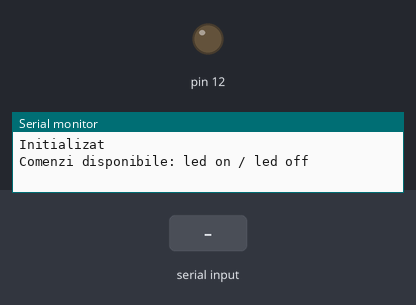
This program was run on a simulated Arduino Mega 2560, built with avr-gcc and run on an emulated ATmega2560. Shown: output pins drawn as LEDs (lit = HIGH), the last lines printed to the serial monitor. The inputs (shaded band) are chosen by the test bench.

Above: at 1.2 s.
1.3 s: "led on\n" received over Serial
At 2.4 s:
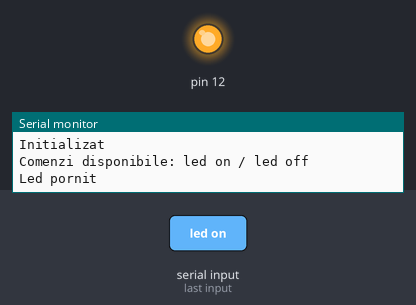
2.8 s: "led off\n" received over Serial
At 3.6 s:
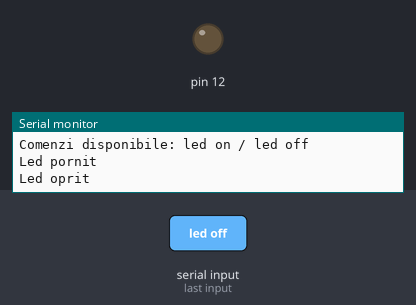
Timing chart, 0 to 5.8 s (numbered marks = the images above; inputs shaded):
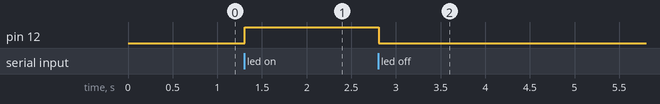

The program:

main.cpp
```cpp
#include <Arduino.h>
#include "uartStdio.h"
#include "ledClass.h"
// Created the led
Led led(12);
// Redirected the stream and wrote the starting message
void setup() {
  uart_stdio_init();
  printf("Initializat\n");
  printf("Comenzi disponibile: led on / led off\n");
}
// Took in from keyboard
// Format and remove any unneded characters
// Turn led on/off
void loop() {
  char comanda[20];
  scanf("%19[^\r\n]",comanda);
  int c;
  while ((c = getchar()) != '\n' && c != '\r' && c != EOF)
  {
  }
  int len = strlen(comanda);
  if (len > 0 && (comanda[len-1] == '\r' || comanda[len-1] == '\n'))
  {
    comanda[len-1] = '\0';
  }
  for (int j = 0; comanda[j]; j++)
  {
    comanda[j] = tolower(comanda[j]);
  }
  if(strcmp(comanda,"led on") == 0)
  {
    led.turnOn();
    printf("Led pornit \n");
  }
  else if(strcmp(comanda,"led off") == 0)
  {
    led.turnOff();
    printf("Led oprit\n");
  }
  else {
    printf("Comanda invalida\n");
  }
}
```

ledClass.cpp
```cpp
#include "ledClass.h"
//Constructor for Led class, initialises memberPin
//with the chosen pin, sets the pinMode, set the initial
// output to low and sets the logical state to off
Led::Led(int pin)
{
  this->memberPin = pin;
  pinMode(this->memberPin,OUTPUT);
  digitalWrite(this->memberPin,LOW);
  this->state = false;
}
//Checks if the led is on
bool Led::isOn()
{
  return this->state;
}
//Turns on the led, does nothing if already on
void Led::turnOn()
{
  if(!this->isOn())
  {
    digitalWrite(this->memberPin,HIGH);
    this->state = true;
  }
}
//Turns offf the led, does nothing if already off
void Led::turnOff()
{
  if(this->isOn())
  {
    digitalWrite(this->memberPin,LOW);
    this->state = false;
  }
}
//Inverses the led state
void Led::toggle()
{
  if(this->isOn())
  {
    this->turnOff();
  } else
  {
    this->turnOn();
  }
}
```

ledClass.h
```cpp
#ifndef LEDCLASS_H
#define LEDCLASS_H

#include <Arduino.h>

class Led {
  public:
    Led(int pin);
    void turnOn();
    void turnOff();
    void toggle();
    bool isOn();
  private:
    int memberPin;
    bool state;
};
#endif
```

uartStdio.cpp
```cpp
#include "uartStdio.h"

static FILE uartOut;
static FILE uartIn;


//Functie pentru redirectionarea stdout
int uart_putchar(char c, FILE *stream)
{
  Serial.write(c);
  return 0;
}
//Functie pentru redirectionarea stdin
int uart_getchar(FILE *stream)
{
  while(!Serial.available())
  {

  }
  return Serial.read();
}
//Functia ce efectueaza redirectionarea
void uart_stdio_init()
{
    Serial.begin(9600);

    fdev_setup_stream(&uartOut, uart_putchar, NULL, _FDEV_SETUP_WRITE);
    fdev_setup_stream(&uartIn, NULL, uart_getchar, _FDEV_SETUP_READ);

    stdout = &uartOut;
    stdin = &uartIn;
}
```

uartStdio.h
```cpp
#ifndef UART_STDIO_H
#define UART_STDIO_H
#include <Arduino.h>
#include <stdio.h>

void uart_stdio_init();
int uart_putchar(char c, FILE *stream);
int uart_getchar(FILE *stream);

#endif
```

Measured:
- after the input at 1.3 s, pin 12: LOW → HIGH at once
- after the input at 2.8 s, pin 12: HIGH → LOW at once
